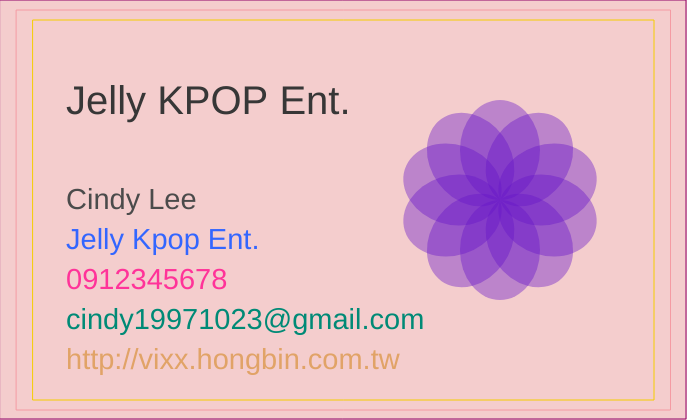
Frame 1 (no input)
Frame 60 (no input): identical to frame 1, image omitted
Frame 120 (the mouse pressed at the canvas centre since frame 60): identical to frame 1, image omitted

The p5.js sketch that drew this single still picture (run headless with seeded random() and noise() and a simulated clock; from frame 60 on, the mouse is pressed at the canvas centre):

// p5.js sketch
// ── sketch.js
// Print dimensions - good to keep ratios as variables throughout!
var cardH = 400;
var cardW = Math.round(cardH*1.636); // maintains aspect ratio throughout

// additional bleed and padding %
// use native JavaScript object Math to round - can't have decimals for pixels
var bleedPadW = Math.round(cardW*0.05);
var bleedPadH = Math.round(cardH*0.05);

// dimensions for bleed area
var bleedXmin = 0;
var bleedXmax = cardW + bleedPadW;
var bleedYmin = 0;
var bleedYmax = cardH + bleedPadH;

// dims for centered card area
var cardXmin = 0 + bleedPadW * 0.5;
var cardXmax = cardW;
var cardYmin = 0 + (bleedPadH * 0.5);
var cardYmax = cardH;

// dims for centered padding area
var padXmin = 0 + bleedPadW;
var padXmax = cardW - bleedPadW;
var padYmin = 0 + bleedPadH;
var padYmax = cardH - bleedPadH;


function setup() {
	createCanvas(cardW+bleedPadW, cardH+bleedPadH); // width and height of my canvas
	stroke("purple");
	rect(bleedXmin, bleedYmin, bleedXmax-1, bleedYmax-1); // minus one to make it visible inside canvas
	stroke("pink");
	rect(cardXmin, cardYmin, cardXmax, cardYmax); // centered
	stroke("yellow");
	rect(padXmin, padYmin, padXmax, padYmax); // centered
	background(200, 0, 0, 50);
	noStroke();

	// careful! see textSize is used by p5.js library, so don't name it as a var
	var fontSizeA = Math.round(cardH/10);
	fill(55);
	textSize(fontSizeA);
	text("Jelly KPOP Ent.", padXmin+bleedPadW, padYmax*0.3)
	var fontSizeNorm = Math.round(cardH/14); // maintain aspect ratio with text too
	fill(75);
	textSize(fontSizeNorm);
	text("Cindy Lee", padXmin+bleedPadW, padYmax*0.55);
	fill(51, 102, 255); // note color values - try to improve with cymk-style colors
	text("Jelly Kpop Ent.", padXmin+bleedPadW, (padYmax*0.55)+fontSizeA);
	fill(255, 51, 153); // note 4th value is alpha (transparency)
	text("0912345678", padXmin+bleedPadW, (padYmax*0.55)+(fontSizeA*2));
	fill(0, 138, 118);
	text("cindy19971023@gmail.com", padXmin+bleedPadW, (padYmax*0.55)+(fontSizeA*3));
	fill(225, 163, 103);
	text("http://vixx.hongbin.com.tw", padXmin+bleedPadW, (padYmax*0.55)+(fontSizeA*4));


  // Set colors
  fill(100, 20, 200, 100);
  stroke(127, 63, 120);

  // A design for a simple flower
  translate(500, 200);
  noStroke();
  for (var i = 0; i < 10; i ++) {
    ellipse(0, 50, 80, 100);
    rotate(PI/5);
}

}


	

function draw() {


}
